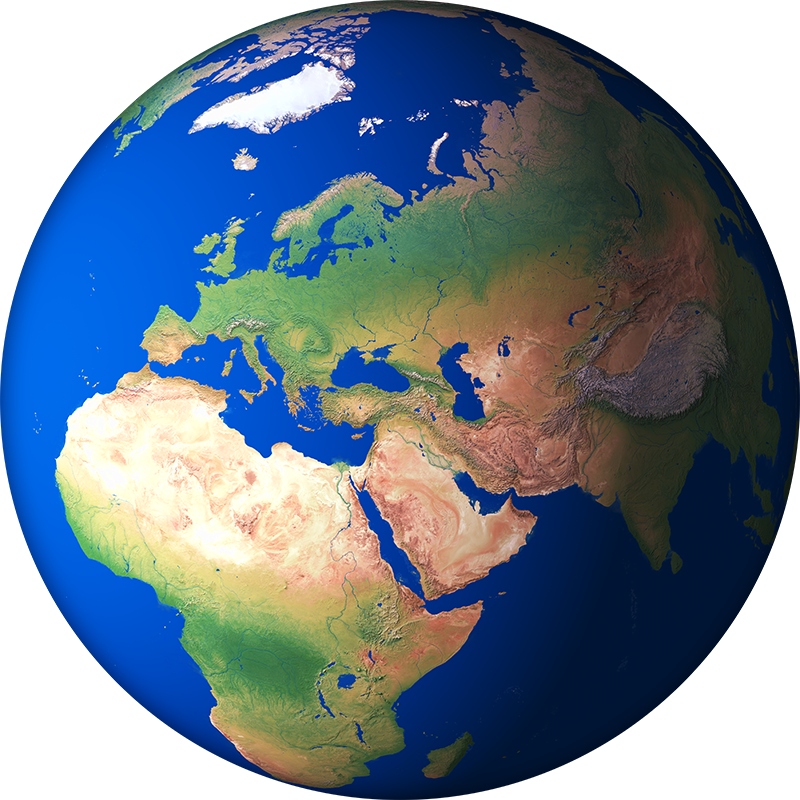
#> input picture lab9/obraz1.png, 800 x 800 px
$ jupyter execute Zadanie_1.ipynb
#> lines starting #> are read from the running program, lines starting #| are printed output that depends on the picture
[cell 1]
from PIL import Image, ImageChops

<h1><center><font size="10">Zadanie 1:</font></center></h1>

[cell 2]
obraz1 = Image.open('obraz1.png')
#> obraz1 is the input picture: PIL image 800x800 RGBA; mean R, G, B, A 61.4, 85.2, 111, 200.3
print(f'Tryb obrazu: {obraz1.mode}')
#| Tryb obrazu: RGBA
obraz1

<h2><center><font size="6">ppkt a:</font></center></h2>

[cell 3]
obraz2 = obraz1.convert("RGB")
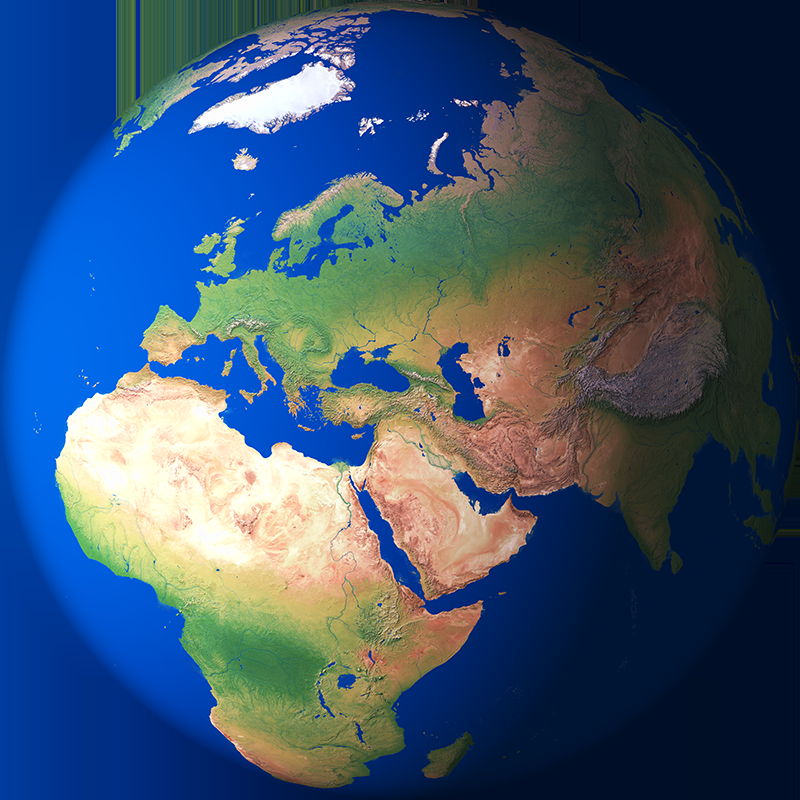
#> obraz2: PIL image 800x800 RGB; mean R, G, B 61.4, 85.2, 111
print(f'Tryb obrazu: {obraz2.mode}')
#| Tryb obrazu: RGB
obraz2.save("obraz2.png")
obraz2

<h2><center><font size="6">ppkt b:</font></center></h2>

[cell 4]
r, g, b, a = obraz1.split() # Rozdzielanie obrazu1 na 4 kanały palety RGBA (w tym a - alpha - odpowiedzialny za przezroczystość).
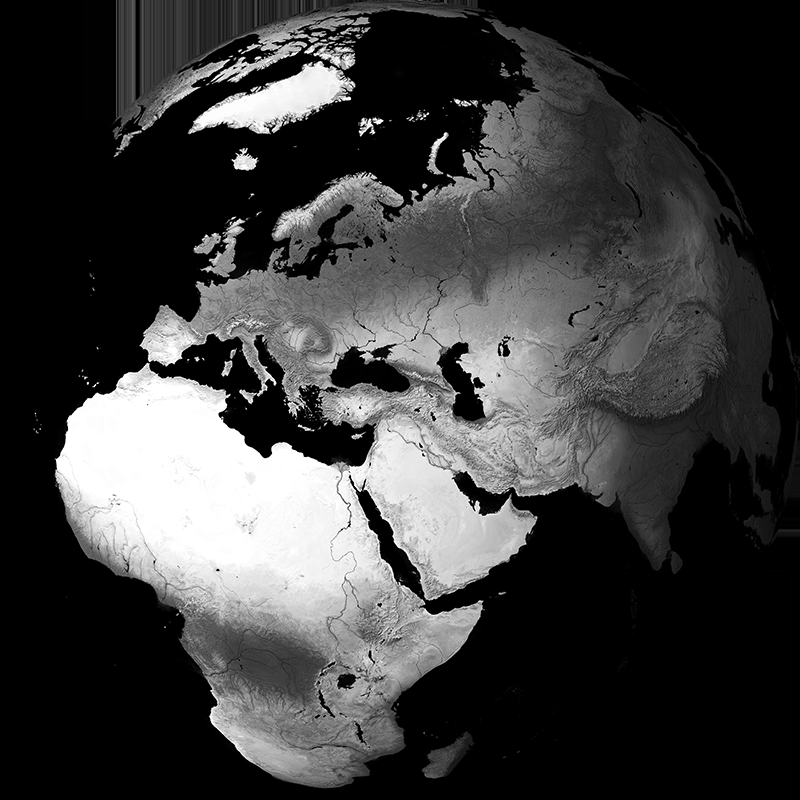
#> r: PIL image 800x800 L; min 0, max 255, mean 61.4
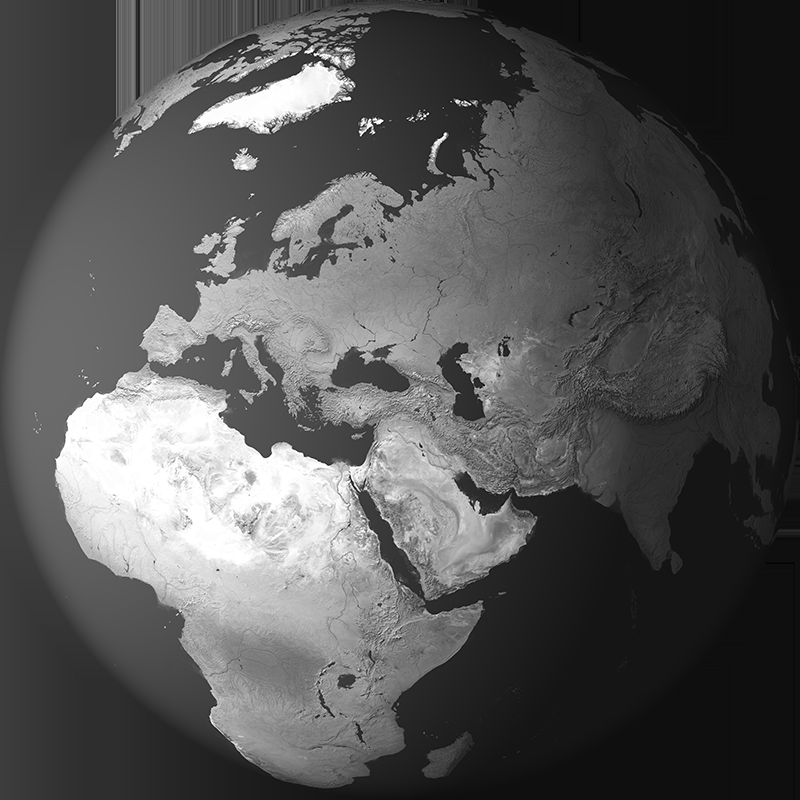
#> g: PIL image 800x800 L; min 0, max 255, mean 85.2
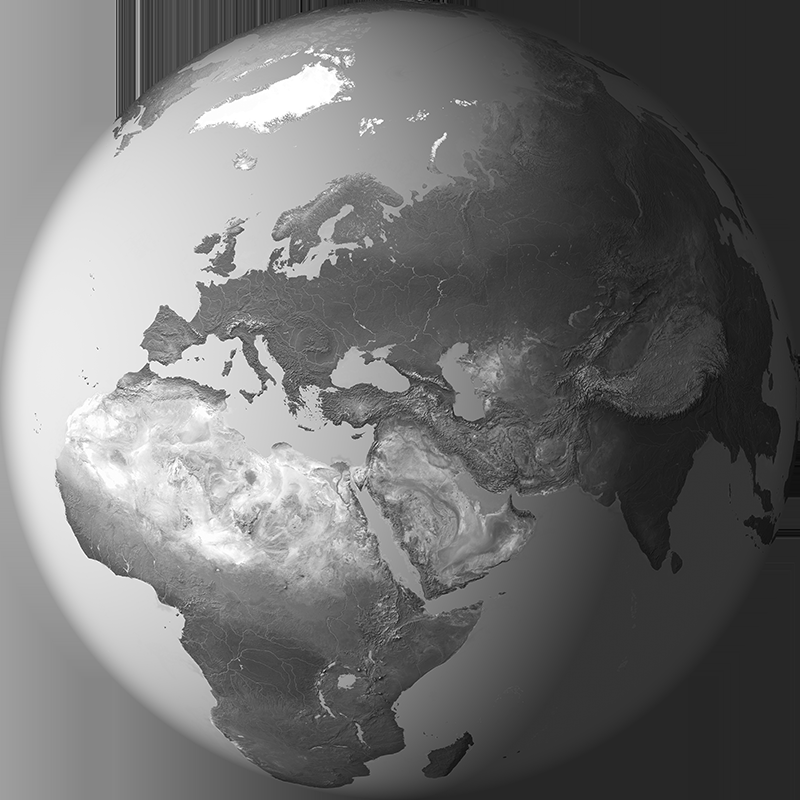
#> b: PIL image 800x800 L; min 0, max 255, mean 111
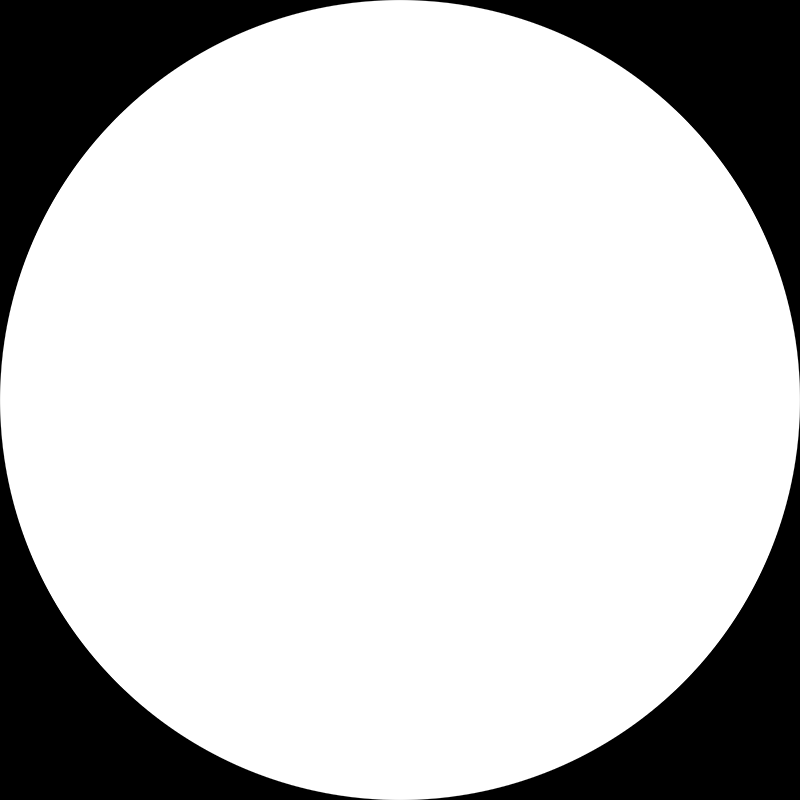
#> a: PIL image 800x800 L; min 0, max 255, mean 200.3
obraz3 = Image.new('RGB', obraz1.size, (255, 255, 255))   # Tworzenie nowego, białego tła pod zmienną obraz3 o wymiarach obrazu który chcę wkleić.
#> obraz3: PIL image 800x800 RGB; every value is 255
obraz3.paste(obraz1, (0, 0), a) # Wklejanie obrazu1 na współrzędne (0, 0 - lewy górny róg) tła (obraz3) wraz z podaniem jako argument kanału alpha, aby nie przesłonić tła.
print(f'Tryb obrazu: {obraz3.mode}')
#| Tryb obrazu: RGB
obraz3.save("obraz3.png")
obraz3

[cell 5]
a

<h2><center><font size="6">ppkt c:</font></center></h2>

[cell 6]
roznica = ImageChops.difference(obraz2, obraz3)
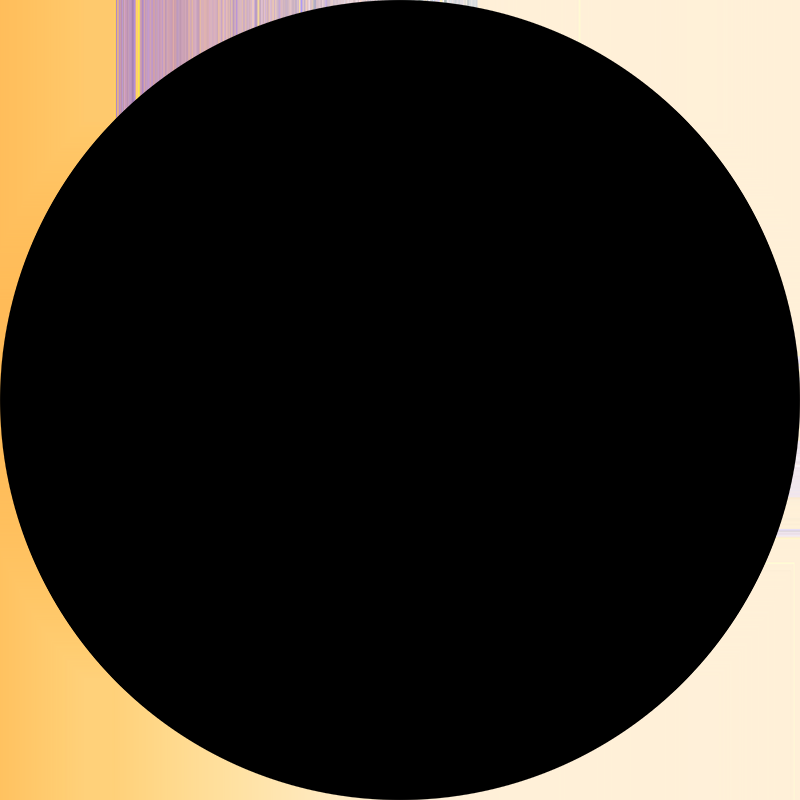
#> roznica: PIL image 800x800 RGB; mean R, G, B 53.9, 46.9, 36.3
roznica.save("roznica_obraz2_obraz3.jpg")
roznica
